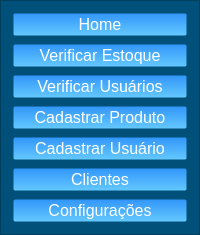
     <widget class="QFrame" name="frame_botoes_navegacoes">
      <property name="styleSheet">
       <string notr="true">background-color: rgb(0, 80, 121);</string>
      </property>
      <property name="frameShape">
       <enum>QFrame::StyledPanel</enum>
      </property>
      <property name="frameShadow">
       <enum>QFrame::Raised</enum>
      </property>
      <layout class="QVBoxLayout" name="verticalLayout">
       <item>
        <widget class="QPushButton" name="btn_home">
         <property name="sizePolicy">
          <sizepolicy hsizetype="Ignored" vsizetype="Fixed">
           <horstretch>0</horstretch>
           <verstretch>0</verstretch>
          </sizepolicy>
         </property>
         <property name="toolTip">
          <string notr="true">Página principal</string>
         </property>
         <property name="styleSheet">
          <string notr="true">QPushButton {
    color: rgb(255, 255, 255);
    border-radius: 3px;
    font-size: 16px;
    background: qlineargradient(x1:0, y1:0, x2:0, y2:1, stop:0 rgb(50, 150, 250), stop:1 rgb(100, 200, 255)); /* Gradiente de azul claro para azul mais claro */
    border: 3px solid transparent;
}

QPushButton:hover {
    background: qlineargradient(x1:0, y1:0, x2:0, y2:1, stop:0 rgb(100, 180, 255), stop:1 rgb(150, 220, 255)); /* Gradiente de azul mais claro para azul ainda mais claro */
    color: black;
}
</string>
         </property>
         <property name="text">
          <string>Home</string>
         </property>
        </widget>
       </item>
       <item>
        <widget class="QPushButton" name="btn_verificar_estoque">
         <property name="toolTip">
          <string notr="true">Verifica o estoque dos produtos</string>
         </property>
         <property name="styleSheet">
          <string notr="true">QPushButton {
    color: rgb(255, 255, 255);
    border-radius: 3px;
    font-size: 16px;
    background: qlineargradient(x1:0, y1:0, x2:0, y2:1, stop:0 rgb(50, 150, 250), stop:1 rgb(100, 200, 255)); /* Gradiente de azul claro para azul mais claro */
    border: 3px solid transparent;
}

QPushButton:hover {
    background: qlineargradient(x1:0, y1:0, x2:0, y2:1, stop:0 rgb(100, 180, 255), stop:1 rgb(150, 220, 255)); /* Gradiente de azul mais claro para azul ainda mais claro */
    color: black;
}
</string>
         </property>
         <property name="text">
          <string>Verificar Estoque</string>
         </property>
        </widget>
       </item>
       <item>
        <widget class="QPushButton" name="btn_verificar_usuarios">
         <property name="toolTip">
          <string>Verifica os usuários cadastrados</string>
         </property>
         <property name="styleSheet">
          <string notr="true">QPushButton {
    color: rgb(255, 255, 255);
    border-radius: 3px;
    font-size: 16px;
    background: qlineargradient(x1:0, y1:0, x2:0, y2:1, stop:0 rgb(50, 150, 250), stop:1 rgb(100, 200, 255)); /* Gradiente de azul claro para azul mais claro */
    border: 3px solid transparent;
}

QPushButton:hover {
    background: qlineargradient(x1:0, y1:0, x2:0, y2:1, stop:0 rgb(100, 180, 255), stop:1 rgb(150, 220, 255)); /* Gradiente de azul mais claro para azul ainda mais claro */
    color: black;
}
</string>
         </property>
         <property name="text">
          <string>Verificar Usuários</string>
         </property>
        </widget>
       </item>
       <item>
        <widget class="QPushButton" name="btn_cadastrar_produto">
         <property name="toolTip">
          <string notr="true">Cadastra produtos</string>
         </property>
         <property name="styleSheet">
          <string notr="true">QPushButton {
    color: rgb(255, 255, 255);
    border-radius: 3px;
    font-size: 16px;
    background: qlineargradient(x1:0, y1:0, x2:0, y2:1, stop:0 rgb(50, 150, 250), stop:1 rgb(100, 200, 255)); /* Gradiente de azul claro para azul mais claro */
    border: 3px solid transparent;
}

QPushButton:hover {
    background: qlineargradient(x1:0, y1:0, x2:0, y2:1, stop:0 rgb(100, 180, 255), stop:1 rgb(150, 220, 255)); /* Gradiente de azul mais claro para azul ainda mais claro */
    color: black;
}
</string>
         </property>
         <property name="text">
          <string>Cadastrar Produto</string>
         </property>
        </widget>
       </item>
       <item>
        <widget class="QPushButton" name="btn_cadastro_usuario">
         <property name="toolTip">
          <string notr="true">&lt;html&gt;&lt;head/&gt;&lt;body&gt;&lt;p&gt;Cadastra um usuário&lt;/p&gt;&lt;/body&gt;&lt;/html&gt;</string>
         </property>
         <property name="toolTipDuration">
          <number>-1</number>
         </property>
         <property name="styleSheet">
          <string notr="true">QPushButton {
    color: rgb(255, 255, 255);
    border-radius: 3px;
    font-size: 16px;
    background: qlineargradient(x1:0, y1:0, x2:0, y2:1, stop:0 rgb(50, 150, 250), stop:1 rgb(100, 200, 255)); /* Gradiente de azul claro para azul mais claro */
    border: 3px solid transparent;
}

QPushButton:hover {
    background: qlineargradient(x1:0, y1:0, x2:0, y2:1, stop:0 rgb(100, 180, 255), stop:1 rgb(150, 220, 255)); /* Gradiente de azul mais claro para azul ainda mais claro */
    color: black;
}
</string>
         </property>
         <property name="text">
          <string>Cadastrar Usuário</string>
         </property>
        </widget>
       </item>
       <item>
        <widget class="QPushButton" name="btn_clientes">
         <property name="toolTip">
          <string notr="true">Exibe os clientes</string>
         </property>
         <property name="styleSheet">
          <string notr="true">QPushButton {
    color: rgb(255, 255, 255);
    border-radius: 3px;
    font-size: 16px;
    background: qlineargradient(x1:0, y1:0, x2:0, y2:1, stop:0 rgb(50, 150, 250), stop:1 rgb(100, 200, 255)); /* Gradiente de azul claro para azul mais claro */
    border: 3px solid transparent;
}

QPushButton:hover {
    background: qlineargradient(x1:0, y1:0, x2:0, y2:1, stop:0 rgb(100, 180, 255), stop:1 rgb(150, 220, 255)); /* Gradiente de azul mais claro para azul ainda mais claro */
    color: black;
}
</string>
         </property>
         <property name="text">
          <string>Clientes</string>
         </property>
        </widget>
       </item>
       <item>
        <widget class="QPushButton" name="btn_configuracoes">
         <property name="toolTip">
          <string notr="true">Exibe as configurações do sistema</string>
         </property>
         <property name="styleSheet">
          <string notr="true">QPushButton {
    color: rgb(255, 255, 255);
    border-radius: 3px;
    font-size: 16px;
    background: qlineargradient(x1:0, y1:0, x2:0, y2:1, stop:0 rgb(50, 150, 250), stop:1 rgb(100, 200, 255)); /* Gradiente de azul claro para azul mais claro */
    border: 3px solid transparent;
}

QPushButton:hover {
    background: qlineargradient(x1:0, y1:0, x2:0, y2:1, stop:0 rgb(100, 180, 255), stop:1 rgb(150, 220, 255)); /* Gradiente de azul mais claro para azul ainda mais claro */
    color: black;
}
</string>
         </property>
         <property name="text">
          <string>Configurações</string>
         </property>
        </widget>
       </item>
      </layout>
     </widget>
